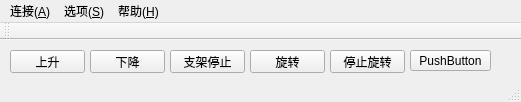
<?xml version="1.0" encoding="UTF-8"?>
<ui version="4.0">
 <class>MyClassClass</class>
 <widget class="QMainWindow" name="MyClassClass">
  <property name="geometry">
   <rect>
    <x>0</x>
    <y>0</y>
    <width>521</width>
    <height>102</height>
   </rect>
  </property>
  <property name="windowTitle">
   <string>MyClass</string>
  </property>
  <property name="styleSheet">
   <string notr="true"/>
  </property>
  <widget class="QWidget" name="centralWidget">
   <widget class="QPushButton" name="pushButton">
    <property name="geometry">
     <rect>
      <x>410</x>
      <y>10</y>
      <width>81</width>
      <height>21</height>
     </rect>
    </property>
    <property name="text">
     <string>PushButton</string>
    </property>
   </widget>
   <widget class="QPushButton" name="bracketUpButton">
    <property name="geometry">
     <rect>
      <x>10</x>
      <y>10</y>
      <width>75</width>
      <height>23</height>
     </rect>
    </property>
    <property name="text">
     <string>上升</string>
    </property>
   </widget>
   <widget class="QPushButton" name="bracketDownButton">
    <property name="geometry">
     <rect>
      <x>90</x>
      <y>10</y>
      <width>75</width>
      <height>23</height>
     </rect>
    </property>
    <property name="text">
     <string>下降</string>
    </property>
   </widget>
   <widget class="QPushButton" name="bracketStopButton">
    <property name="geometry">
     <rect>
      <x>170</x>
      <y>10</y>
      <width>75</width>
      <height>23</height>
     </rect>
    </property>
    <property name="text">
     <string>支架停止</string>
    </property>
   </widget>
   <widget class="QPushButton" name="turntableOpenButton">
    <property name="geometry">
     <rect>
      <x>250</x>
      <y>10</y>
      <width>75</width>
      <height>23</height>
     </rect>
    </property>
    <property name="text">
     <string>旋转</string>
    </property>
   </widget>
   <widget class="QPushButton" name="turntableCloseButton">
    <property name="geometry">
     <rect>
      <x>330</x>
      <y>10</y>
      <width>75</width>
      <height>23</height>
     </rect>
    </property>
    <property name="text">
     <string>停止旋转</string>
    </property>
   </widget>
  </widget>
  <widget class="QMenuBar" name="menuBar">
   <property name="geometry">
    <rect>
     <x>0</x>
     <y>0</y>
     <width>521</width>
     <height>23</height>
    </rect>
   </property>
   <widget class="QMenu" name="menu_H">
    <property name="title">
     <string>帮助(&amp;H)</string>
    </property>
    <addaction name="actionUpgrade"/>
    <addaction name="actionAbout"/>
    <addaction name="actionHelp"/>
    <addaction name="actionWeb"/>
   </widget>
   <widget class="QMenu" name="menu_C">
    <property name="title">
     <string>连接(&amp;A)</string>
    </property>
    <addaction name="actionConnect"/>
    <addaction name="actionOut"/>
    <addaction name="actionAutoConnect"/>
   </widget>
   <widget class="QMenu" name="menu_S">
    <property name="title">
     <string>选项(&amp;S)</string>
    </property>
    <addaction name="actionConfig"/>
   </widget>
   <addaction name="menu_C"/>
   <addaction name="menu_S"/>
   <addaction name="menu_H"/>
  </widget>
  <widget class="QToolBar" name="mainToolBar">
   <attribute name="toolBarArea">
    <enum>TopToolBarArea</enum>
   </attribute>
   <attribute name="toolBarBreak">
    <bool>false</bool>
   </attribute>
  </widget>
  <widget class="QStatusBar" name="statusBar"/>
  <action name="actionUpgrade">
   <property name="text">
    <string>更新说明(&amp;U)</string>
   </property>
  </action>
  <action name="actionAbout">
   <property name="text">
    <string>关于软件(&amp;A)</string>
   </property>
  </action>
  <action name="actionHelp">
   <property name="text">
    <string>帮助(&amp;H)</string>
   </property>
  </action>
  <action name="actionWeb">
   <property name="text">
    <string>官网(&amp;W)</string>
   </property>
  </action>
  <action name="action1">
   <property name="checkable">
    <bool>true</bool>
   </property>
   <property name="text">
    <string>1</string>
   </property>
  </action>
  <action name="action1_2">
   <property name="checkable">
    <bool>true</bool>
   </property>
   <property name="text">
    <string>1</string>
   </property>
  </action>
  <action name="action1_3">
   <property name="checkable">
    <bool>true</bool>
   </property>
   <property name="text">
    <string>1</string>
   </property>
  </action>
  <action name="action1_4">
   <property name="checkable">
    <bool>true</bool>
   </property>
   <property name="text">
    <string>1</string>
   </property>
  </action>
  <action name="action1_5">
   <property name="checkable">
    <bool>true</bool>
   </property>
   <property name="text">
    <string>1</string>
   </property>
  </action>
  <action name="action1_6">
   <property name="checkable">
    <bool>true</bool>
   </property>
   <property name="text">
    <string>1</string>
   </property>
  </action>
  <action name="action1_7">
   <property name="checkable">
    <bool>true</bool>
   </property>
   <property name="text">
    <string>1</string>
   </property>
  </action>
  <action name="actionAutoConnect">
   <property name="checkable">
    <bool>true</bool>
   </property>
   <property name="text">
    <string>自动连接</string>
   </property>
  </action>
  <action name="actionConnect">
   <property name="text">
    <string>连接(&amp;C)</string>
   </property>
  </action>
  <action name="actionConfig">
   <property name="text">
    <string>设置</string>
   </property>
  </action>
  <action name="actionStatement">
   <property name="text">
    <string>声明(&amp;S)</string>
   </property>
  </action>
  <action name="actionOut">
   <property name="text">
    <string>断开(&amp;E)</string>
   </property>
  </action>
 </widget>
 <layoutdefault spacing="6" margin="11"/>
 <resources>
  <include location="myclass.qrc"/>
 </resources>
 <connections/>
</ui>
